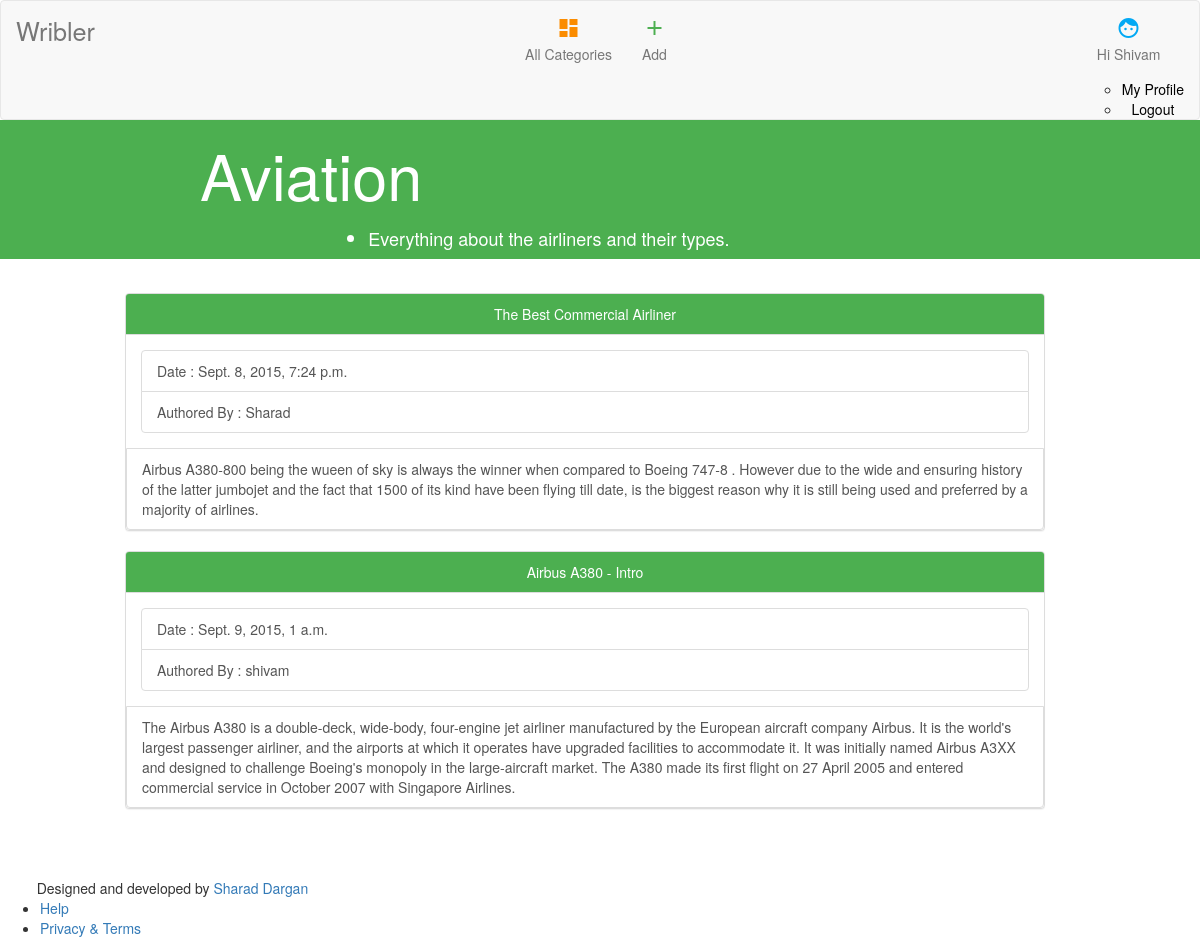
The app's page /categories/2 (signed in) with its own data.
### cms/models.py (models this page shows, shortened)
class Topic(models.Model):
	topic_name = models.CharField(max_length=200)
	desc = models.TextField()

class Post(models.Model):
	heading=models.CharField(max_length=200)
	text = models.TextField()
	author = models.ForeignKey('auth.user')
	created_date = models.DateTimeField(default=timezone.now)
	published_date = models.DateTimeField(blank=True , null=True)
	topic = models.ForeignKey('Topic')

### cms/views.py (the view)
# urls.py: url(r'^categories/(?P<category_id>[0-9]+)$',views.posts, name='postsByTopic'),
def posts(request,category_id):
	category=Topic.objects.get(id=category_id)
	posts=Post.objects.filter(topic=category)
	if not request.user.is_authenticated():
		return render(request,'cms/posts.html',{'topic':category,'posts':posts})
	username=request.session['user_idname']
	user=User.objects.get(username=username)
	context={'posts':posts,'topic':category,'username':user}
	return render(request,'cms/posts.html',context)

### cms/templates/cms/posts.html (shortened to what this page needs)
<!DOCTYPE html>
<html>
<head>
{% load staticfiles %}
  <link rel="stylesheet" href="http://maxcdn.bootstrapcdn.com/bootstrap/3.3.5/css/bootstrap.min.css">
  <link rel="stylesheet" href="https://storage.googleapis.com/code.getmdl.io/1.0.0/material.red-blue.min.css" />
  </head>
  <body>
  	<nav class="navbar navbar-default">
  <div class="container-fluid">
    <div class="navbar-header">
      <a class="navbar-brand mybrand" href="#"><div>Wribler</div></a>
    </div>
    <div class="collapse navbar-collapse" id="myNavbar">
      <ul class="nav navbar-nav">
        <li><a href="{%url 'cms:home' %}"><i class="material-icons orange600">dashboard</i> <div>All Categories</div></a></li>
        <li><a href="{%url 'cms:addPostInit'%}"><i class="material-icons green500">add</i><div> Add</div></a></li>
      </ul>
       <ul class="nav navbar-nav navbar-right">
    {%if username%}
    <li class="dropdown">
    <a class="dropdown-toggle" id="demo-menu-lower-right" data-toggle="dropdown" href="#"><i class="material-icons blue500">face</i><div>
    Hi {{ username.first_name }}
    </div>
    </a>
    </li>
    <ul class="mdl-menu mdl-menu--bottom-right mdl-js-menu mdl-js-ripple-effect"
        for="demo-menu-lower-right">
      <li class="mdl-menu__item"><a href="{%url 'cms:profileView'%}" style="text-decoration:none; color:black;">My Profile</a></li>
      <li class="mdl-menu__item"><a href="{%url 'cms:logout'%}" style="text-decoration:none; color:black">Logout</a></li>
    </ul>
      {%else%}
      <a href="{%url 'cms:loginInitialization' %}"><i class="material-icons"></i><div> Hi Guest (Login) </div></a>
      {%endif%}
      </ul>
    </div>
  </div>
</nav>
<div class="jumbotron" style="background-color:#4CAF50; padding:0%; margin-bottom:0%;">
	<div class="row">
	   <div class="col-sm-2"></div>
	   <div class="col-sm-8">
      <div class="row">
        <div class="col-sm-10">
          <h1 style="color:white;">{{topic.topic_name}}</h1>
        </div>
        <div class="col-sm-2"></div>
      </div>
      <div class="row">
        <div class="col-sm-2"></div>
        <div class="col-sm-10">
          <ul type="disc">
            <h4 style="color:white;"><li>{{topic.desc}}</li></h4>
          </ul>
        </div>
      </div>
      </div>
    <div class="col-sm-2">
    </div>
    </div>
 </div>
  <div class="container">
    <div id="tech_skills" class="row" style="margin-top:3%">
    <div class="col-sm-1"></div>
    <div class="col-sm-10">
        {% if posts%}
        {%for posting in posts %}
        <div class="panel panel-default">
          <div class="panel-heading" style="background-color:#4CAF50; text-align:center; color:white">
            {{posting.heading}}
          </div>
              <div class="panel-body">
          <div class="list-group" style="margin-bottom:0%">
              <a class="list-group-item">Date : {{posting.published_date}}</a>
              <a class="list-group-item">Authored By : {{posting.author}}</a>
            </div>
          </div>
              <a class="list-group-item">{{posting.text}}</a>
        </div>
        {% endfor %}
        {% else %}
        There Are no posts here yet.
        {% endif %}
    </div>
    <div class="col-sm-1"></div>
    </div>
</div>
  <div style="width:101%;">
    <footer class="mdl-mini-footer myfooter" style="margin-top:4%;">
      <div class="mdl-mini-footer--left-section">
      <div class="mdl-logo" style="padding-left:3%">Designed and developed by <a href="#" target="_blank">Sharad Dargan</a></div>
      <ul class="mdl-mini-footer--link-list">
      <li><a href="#">Help</a></li>
      <li><a href="#">Privacy &amp; Terms</a></li>
    </ul>
  </div>
</footer>
</div>
	</body>
	</html>

### cms/templates/cms/posts.html (style rules this page uses)
@media screen and (min-width:768px) { .navbar .navbar-nav { display: inline-block; float: none; vertical-align: top; } }
@media screen and (min-width:768px) { .navbar .navbar-collapse { text-align: center; } }
@media screen and (min-width:768px) { .mybrand { font-size:180%; padding-top:20%; } }
@media screen and (min-width:768px) { .myfooter { position: relative; bottom:0%; width: 101%; } }
.row { width: 100%; }
.navbar { margin-bottom: 0; }
.material-icons.orange600 { color: #FB8C00; }
.material-icons.green500 { color: #4CAF50; }
.material-icons.blue500 { color: #03A9F4 }
body { background-image: url("grey.png"); }

### records on screen
Topic: topic_name "Aviation", desc "Everything about the airliners and their types."
Post: heading "The Best Commercial Airliner", published_date "Sept. 8, 2015, 7:24 p.m.", author "Sharad", text "Airbus A380-800 being the wueen of sky is always the winner when compared to Boeing 747-8 . However due to the wide and ensuring history of the latter jumbojet and the fact that 1500 of its kind have been flying till date, is the biggest reason why it is still being used and preferred by a majority of airlines."
Post: heading "Airbus A380 - Intro", published_date "Sept. 9, 2015, 1 a.m.", author "shivam", text "The Airbus A380 is a double-deck, wide-body, four-engine jet airliner manufactured by the European aircraft company Airbus. It is the world's largest passenger airliner, and the airports at which it operates have upgraded facilities to accommodate it. It was initially named Airbus A3XX and designed to challenge Boeing's monopoly in the large-aircraft market. The A380 made its first flight on 27 April 2005 and entered commercial service in October 2007 with Singapore Airlines."

### other values on screen
{{ username.first_name }} "Shivam"
